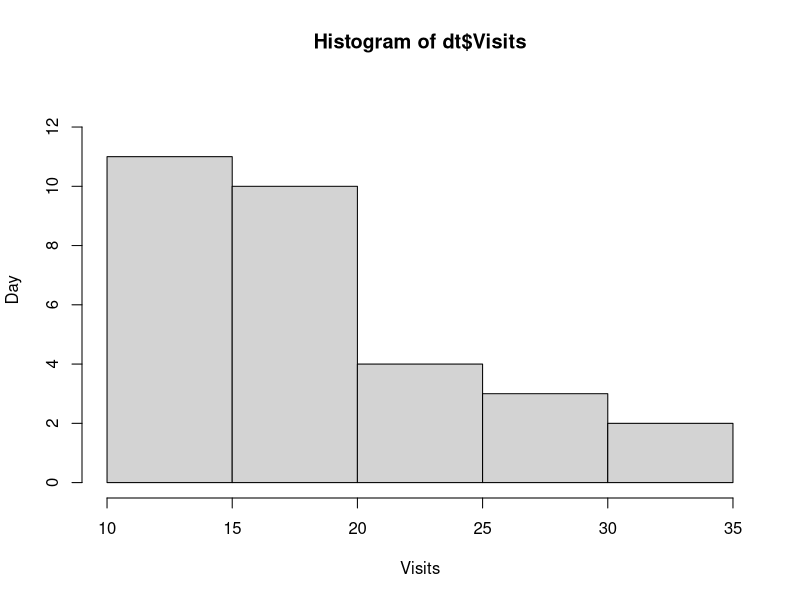
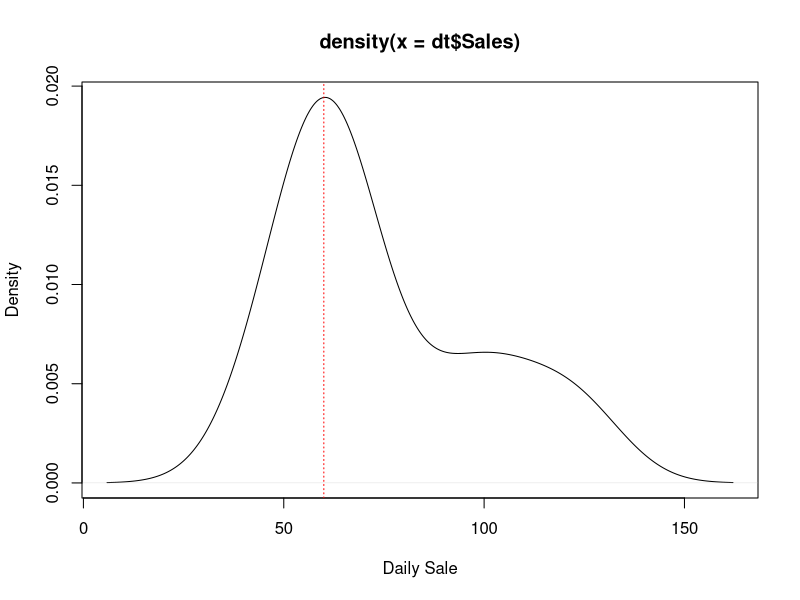
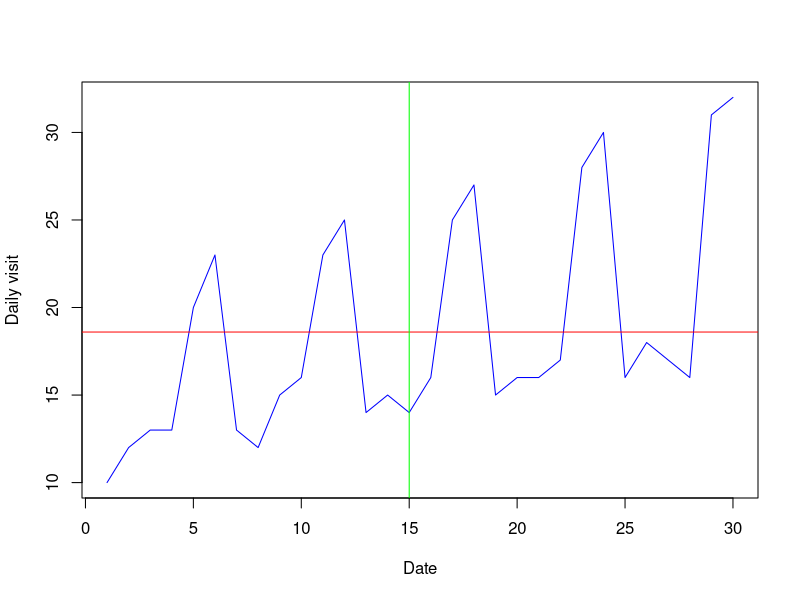
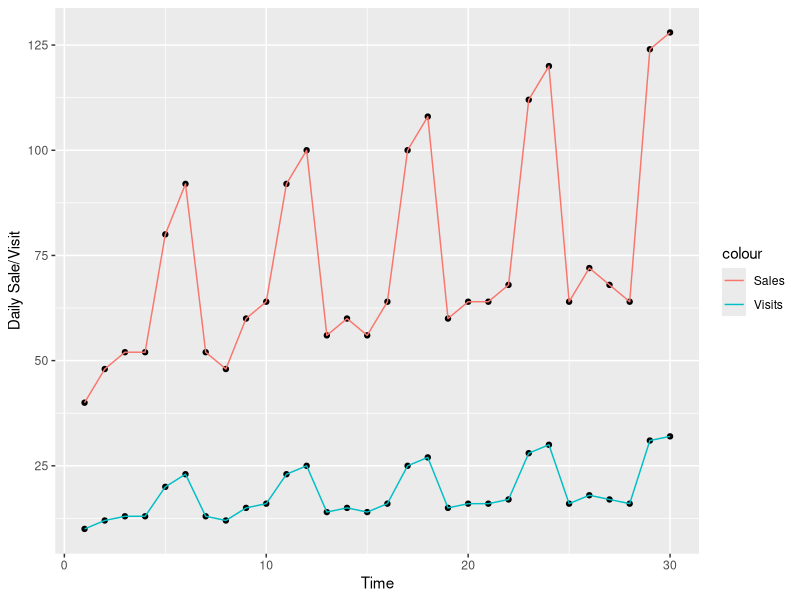

Generate these figures, in order, with R:
dt=read.csv('ts.csv')
View(dt)
head(dt)

##Statistical analysis
summary(dt$Visits)

#Q1=14.25 On 25% of time we had 14.25 visits or less per day. 
#Q2=16 
#Mean=18.6 on average per day we had 18.6 visits

hist(dt$Visits, 
     ylab = 'Day', 
     xlab = 'Visits', 
     ylim = c(0,13))

View(dt)
#the number of days in which we had between [30, 35) visits is 2
summary(dt$Sales)

#mean=USD 74.4:::per day we had on average USD 74.5 of sale
#Q1=USD 57::::

plot(density(dt$Sales), 
     xlab = 'Daily Sale')
abline(v=60, col='red', lty=3)

mean(dt$Visits[dt$Date<16])
sd(dt$Visits[dt$Date<16])


mean(dt$Visits[dt$Date>15])
sd(dt$Visits[dt$Date>15])

plot(ts(dt$Visits), 
     xlab='Date', 
     col='blue', 
     ylab='Daily visit')
abline(h=mean(dt$Visits), lty=1, col='red')
abline(v=15, col='green')

names(dt)
#plots
library(ggplot2)
p=ggplot(data = dt, aes(x=Date))
p+geom_point(aes(y=Visits))+
  geom_line(aes(y=Visits, col='Visits'))+
  geom_point(aes(y=Sales))+
  geom_line(aes(y=Sales, col='Sales'))+
  labs(x='Time', y='Daily Sale/Visit')
  
#by adding the title
#Assignment:
#Define a time depending var: Y=Y(t) where Y is the daily tem in Kabul
#collect data for at least 30 (period)
#Do some statistical analysis 
#graph it using ggplot 2
#submit everything as a single pdf file. 







